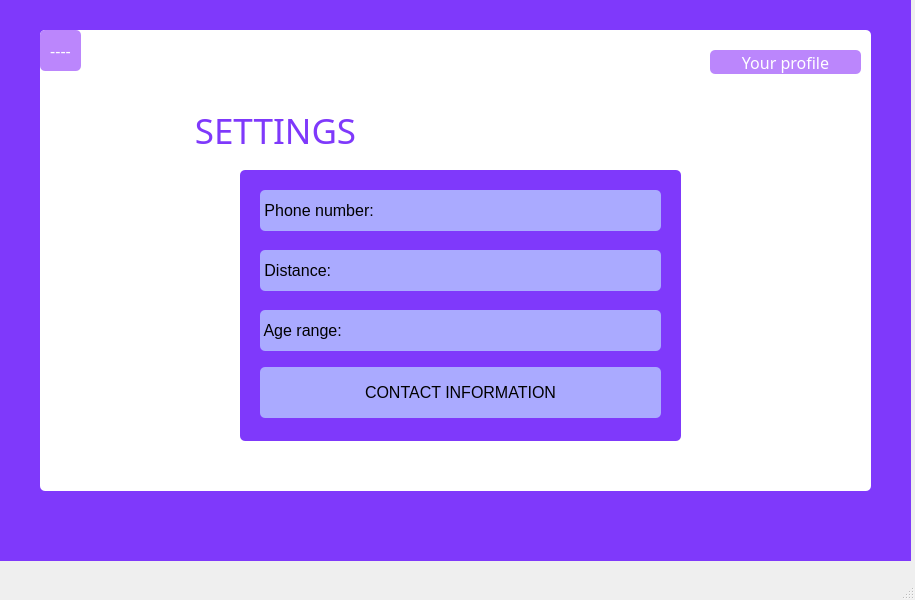
<?xml version="1.0" encoding="UTF-8"?>
<ui version="4.0">
 <class>MainWindow</class>
 <widget class="QMainWindow" name="MainWindow">
  <property name="geometry">
   <rect>
    <x>0</x>
    <y>0</y>
    <width>915</width>
    <height>600</height>
   </rect>
  </property>
  <property name="windowTitle">
   <string>MainWindow</string>
  </property>
  <widget class="QWidget" name="centralwidget">
   <widget class="QWidget" name="widget" native="true">
    <property name="geometry">
     <rect>
      <x>0</x>
      <y>0</y>
      <width>911</width>
      <height>561</height>
     </rect>
    </property>
    <property name="styleSheet">
     <string notr="true">background-color: rgb(127, 57, 251);</string>
    </property>
    <widget class="QFrame" name="frame">
     <property name="geometry">
      <rect>
       <x>40</x>
       <y>30</y>
       <width>831</width>
       <height>461</height>
      </rect>
     </property>
     <property name="styleSheet">
      <string notr="true">background-color: rgb(255, 255, 255);
border-radius: 5px;</string>
     </property>
     <property name="frameShape">
      <enum>QFrame::StyledPanel</enum>
     </property>
     <property name="frameShadow">
      <enum>QFrame::Raised</enum>
     </property>
     <widget class="QLabel" name="label">
      <property name="geometry">
       <rect>
        <x>140</x>
        <y>70</y>
        <width>191</width>
        <height>61</height>
       </rect>
      </property>
      <property name="font">
       <font>
        <family>Bahnschrift</family>
        <pointsize>26</pointsize>
       </font>
      </property>
      <property name="styleSheet">
       <string notr="true">color: qlineargradient(spread:pad, x1:0, y1:0, x2:0, y2:1, stop:0 rgba(255, 255, 255, 255), stop:0.495 rgba(255, 255, 255, 255), stop:0.505 rgba(255, 0, 0, 255), stop:1 rgba(255, 0, 0, 255));

color: rgb(127, 57, 251);</string>
      </property>
      <property name="text">
       <string>SETTINGS</string>
      </property>
      <property name="alignment">
       <set>Qt::AlignCenter</set>
      </property>
     </widget>
     <widget class="QFrame" name="frame_2">
      <property name="geometry">
       <rect>
        <x>200</x>
        <y>140</y>
        <width>441</width>
        <height>271</height>
       </rect>
      </property>
      <property name="autoFillBackground">
       <bool>false</bool>
      </property>
      <property name="styleSheet">
       <string notr="true">background-color: rgb(127, 57, 251);</string>
      </property>
      <property name="frameShape">
       <enum>QFrame::StyledPanel</enum>
      </property>
      <property name="frameShadow">
       <enum>QFrame::Raised</enum>
      </property>
      <widget class="QLineEdit" name="lineEdit">
       <property name="geometry">
        <rect>
         <x>180</x>
         <y>20</y>
         <width>241</width>
         <height>41</height>
        </rect>
       </property>
       <property name="font">
        <font>
         <pointsize>12</pointsize>
        </font>
       </property>
       <property name="styleSheet">
        <string notr="true">background-color: rgb(170, 170, 255);</string>
       </property>
      </widget>
      <widget class="QLabel" name="label_3">
       <property name="geometry">
        <rect>
         <x>20</x>
         <y>20</y>
         <width>171</width>
         <height>41</height>
        </rect>
       </property>
       <property name="font">
        <font>
         <pointsize>12</pointsize>
        </font>
       </property>
       <property name="styleSheet">
        <string notr="true">background-color: rgb(170, 170, 255);</string>
       </property>
       <property name="text">
        <string> Phone number:</string>
       </property>
      </widget>
      <widget class="QLabel" name="label_4">
       <property name="geometry">
        <rect>
         <x>20</x>
         <y>140</y>
         <width>171</width>
         <height>41</height>
        </rect>
       </property>
       <property name="font">
        <font>
         <pointsize>12</pointsize>
        </font>
       </property>
       <property name="styleSheet">
        <string notr="true">background-color: rgb(170, 170, 255);</string>
       </property>
       <property name="text">
        <string> Age range:</string>
       </property>
      </widget>
      <widget class="QLabel" name="label_5">
       <property name="geometry">
        <rect>
         <x>20</x>
         <y>80</y>
         <width>171</width>
         <height>41</height>
        </rect>
       </property>
       <property name="font">
        <font>
         <pointsize>12</pointsize>
        </font>
       </property>
       <property name="styleSheet">
        <string notr="true">background-color: rgb(170, 170, 255);</string>
       </property>
       <property name="text">
        <string> Distance:</string>
       </property>
      </widget>
      <widget class="QLineEdit" name="lineEdit_3">
       <property name="geometry">
        <rect>
         <x>180</x>
         <y>80</y>
         <width>241</width>
         <height>41</height>
        </rect>
       </property>
       <property name="font">
        <font>
         <pointsize>12</pointsize>
        </font>
       </property>
       <property name="styleSheet">
        <string notr="true">background-color: rgb(170, 170, 255);</string>
       </property>
      </widget>
      <widget class="QLineEdit" name="lineEdit_4">
       <property name="geometry">
        <rect>
         <x>180</x>
         <y>140</y>
         <width>241</width>
         <height>41</height>
        </rect>
       </property>
       <property name="font">
        <font>
         <pointsize>12</pointsize>
        </font>
       </property>
       <property name="styleSheet">
        <string notr="true">background-color: rgb(170, 170, 255);</string>
       </property>
      </widget>
      <widget class="QPushButton" name="contact_info">
       <property name="geometry">
        <rect>
         <x>20</x>
         <y>197</y>
         <width>401</width>
         <height>51</height>
        </rect>
       </property>
       <property name="font">
        <font>
         <pointsize>12</pointsize>
        </font>
       </property>
       <property name="styleSheet">
        <string notr="true">background-color: rgb(170, 170, 255);</string>
       </property>
       <property name="text">
        <string>CONTACT INFORMATION</string>
       </property>
      </widget>
      <zorder>label_3</zorder>
      <zorder>label_4</zorder>
      <zorder>label_5</zorder>
      <zorder>contact_info</zorder>
      <zorder>lineEdit</zorder>
      <zorder>lineEdit_3</zorder>
      <zorder>lineEdit_4</zorder>
     </widget>
     <widget class="QPushButton" name="opciones">
      <property name="geometry">
       <rect>
        <x>0</x>
        <y>0</y>
        <width>41</width>
        <height>41</height>
       </rect>
      </property>
      <property name="font">
       <font>
        <family>Bahnschrift SemiLight</family>
        <pointsize>12</pointsize>
        <weight>50</weight>
        <italic>false</italic>
        <bold>false</bold>
       </font>
      </property>
      <property name="styleSheet">
       <string notr="true">font: 63 16pt &quot;Bahnschrift SemiBold SemiConden&quot;;
font: 16pt &quot;Bahnschrift SemiLight Condensed&quot;;
font: 25 16pt &quot;Bahnschrift Light SemiCondensed&quot;;
font: 25 16pt &quot;Bahnschrift Light SemiCondensed&quot;;
font: 12pt &quot;Bahnschrift SemiLight&quot;;
color: white;
border-radius: 5px;
background-color: rgb(187, 134, 252);</string>
      </property>
      <property name="text">
       <string>----</string>
      </property>
     </widget>
     <widget class="QPushButton" name="perfil">
      <property name="geometry">
       <rect>
        <x>670</x>
        <y>20</y>
        <width>151</width>
        <height>24</height>
       </rect>
      </property>
      <property name="font">
       <font>
        <family>Bahnschrift SemiLight</family>
        <pointsize>12</pointsize>
        <weight>50</weight>
        <italic>false</italic>
        <bold>false</bold>
       </font>
      </property>
      <property name="styleSheet">
       <string notr="true">font: 63 16pt &quot;Bahnschrift SemiBold SemiConden&quot;;
font: 16pt &quot;Bahnschrift SemiLight Condensed&quot;;
font: 25 16pt &quot;Bahnschrift Light SemiCondensed&quot;;
font: 25 16pt &quot;Bahnschrift Light SemiCondensed&quot;;
font: 12pt &quot;Bahnschrift SemiLight&quot;;
color: white;
border-radius: 5px;
background-color: rgb(187, 134, 252);</string>
      </property>
      <property name="text">
       <string>Your profile</string>
      </property>
     </widget>
    </widget>
   </widget>
  </widget>
  <widget class="QMenuBar" name="menubar">
   <property name="geometry">
    <rect>
     <x>0</x>
     <y>0</y>
     <width>915</width>
     <height>21</height>
    </rect>
   </property>
  </widget>
  <widget class="QStatusBar" name="statusbar"/>
 </widget>
 <resources/>
 <connections/>
</ui>
